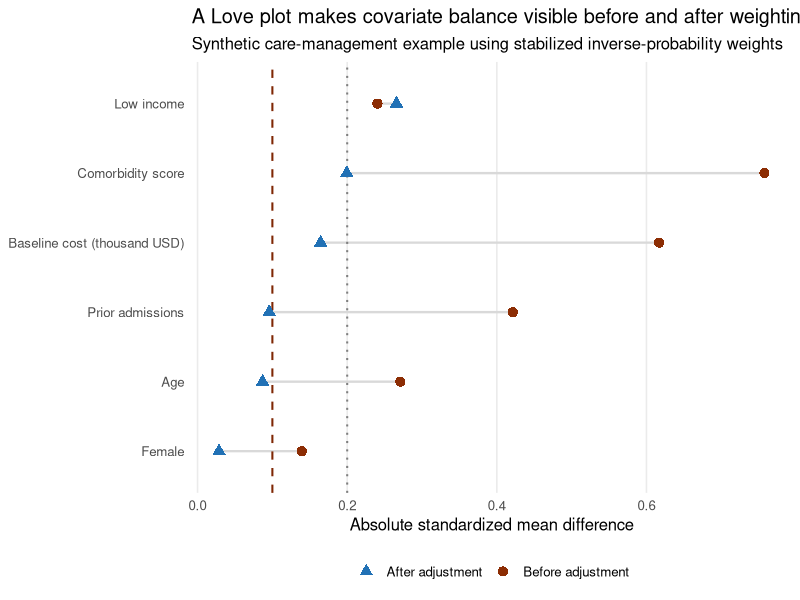
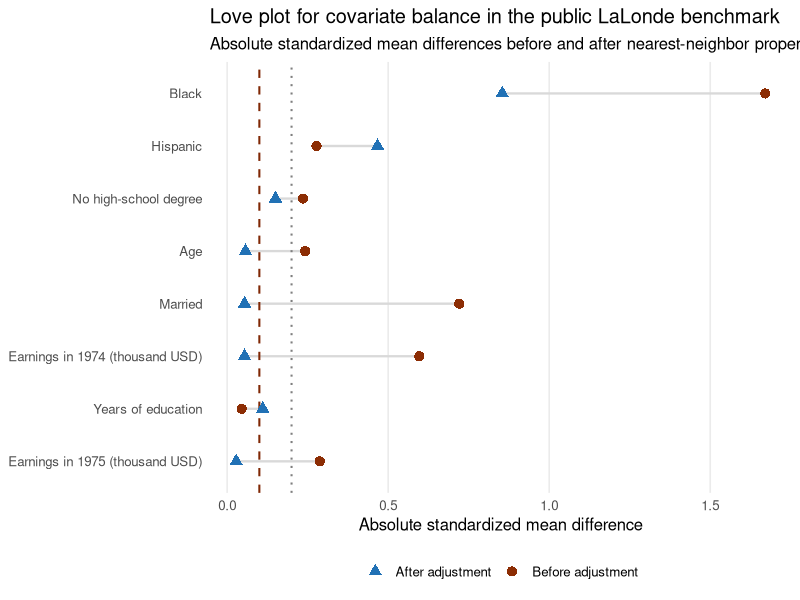

Write the R code that produced these figures, in order.
## ---- chunk 1
library(dplyr)
library(ggplot2)
library(knitr)
library(MatchIt)

format_numeric_table <- function(df, digits = 3) {
  numeric_cols <- vapply(df, is.numeric, logical(1))
  df[numeric_cols] <- lapply(df[numeric_cols], round, digits = digits)
  df
}

weighted_mean <- function(x, w) {
  sum(w * x) / sum(w)
}

weighted_var <- function(x, w) {
  mu <- weighted_mean(x, w)
  sum(w * (x - mu)^2) / sum(w)
}

smd_numeric <- function(x, z, w = NULL) {
  if (is.null(w)) {
    w <- rep(1, length(x))
  }

  xt <- x[z == 1]
  xc <- x[z == 0]
  wt <- w[z == 1]
  wc <- w[z == 0]

  vt <- weighted_var(xt, wt)
  vc <- weighted_var(xc, wc)

  if ((vt + vc) == 0) {
    return(0)
  }

  (weighted_mean(xt, wt) - weighted_mean(xc, wc)) / sqrt((vt + vc) / 2)
}

compute_balance <- function(data, covariates, treat_var, weight_list, labels) {
  z <- data[[treat_var]]

  balance_rows <- lapply(names(weight_list), function(sample_label) {
    w <- weight_list[[sample_label]]

    data.frame(
      covariate = covariates,
      sample = sample_label,
      smd = vapply(covariates, function(v) smd_numeric(data[[v]], z, w), numeric(1)),
      row.names = NULL
    )
  })

  bind_rows(balance_rows) |>
    mutate(
      abs_smd = abs(smd),
      covariate_label = unname(labels[covariate])
    )
}

build_love_plot <- function(balance_df, title, subtitle) {
  segment_df <- balance_df |>
    group_by(covariate_label) |>
    summarize(
      min_abs_smd = min(abs_smd),
      max_abs_smd = max(abs_smd),
      .groups = "drop"
    ) |>
    arrange(min_abs_smd)

  plot_df <- balance_df |>
    mutate(
      covariate_label = factor(covariate_label, levels = segment_df$covariate_label)
    )

  ggplot(plot_df, aes(x = abs_smd, y = covariate_label, color = sample, shape = sample)) +
    geom_segment(
      data = segment_df,
      aes(
        x = min_abs_smd,
        xend = max_abs_smd,
        y = covariate_label,
        yend = covariate_label
      ),
      inherit.aes = FALSE,
      linewidth = 0.8,
      color = "#d9d9d9"
    ) +
    geom_vline(xintercept = 0.1, linetype = "dashed", linewidth = 0.7, color = "#7f2704") +
    geom_vline(xintercept = 0.2, linetype = "dotted", linewidth = 0.7, color = "#7f7f7f") +
    geom_point(size = 3.1) +
    scale_color_manual(values = c("Before adjustment" = "#8c2d04", "After adjustment" = "#2171b5")) +
    scale_shape_manual(values = c("Before adjustment" = 16, "After adjustment" = 17)) +
    labs(
      title = title,
      subtitle = subtitle,
      x = "Absolute standardized mean difference",
      y = NULL,
      color = NULL,
      shape = NULL
    ) +
    theme_minimal(base_size = 12) +
    theme(
      panel.grid.major.y = element_blank(),
      panel.grid.minor = element_blank(),
      legend.position = "bottom"
    )
}
## ---- chunk 2
set.seed(2027)

n_patients <- 1200

synthetic_balance_data <- data.frame(
  age = rnorm(n_patients, mean = 67, sd = 10),
  prior_admissions = rpois(n_patients, lambda = 1.4),
  comorbidity_score = rnorm(n_patients, mean = 0, sd = 1),
  female = rbinom(n_patients, size = 1, prob = 0.55),
  low_income = rbinom(n_patients, size = 1, prob = 0.32),
  baseline_cost_k = rgamma(n_patients, shape = 4, scale = 1.6)
)

synthetic_treat_lp <- with(
  synthetic_balance_data,
  -0.8 +
    0.035 * age +
    0.40 * prior_admissions +
    0.85 * comorbidity_score +
    0.55 * low_income -
    0.18 * female +
    0.20 * baseline_cost_k
)

synthetic_balance_data$treat <- rbinom(
  n_patients,
  size = 1,
  prob = plogis(synthetic_treat_lp)
)

synthetic_ps_model <- glm(
  treat ~ age + prior_admissions + comorbidity_score + female + low_income + baseline_cost_k,
  data = synthetic_balance_data,
  family = binomial()
)

synthetic_ps <- pmin(
  pmax(predict(synthetic_ps_model, type = "response"), 0.025),
  0.975
)

treat_rate <- mean(synthetic_balance_data$treat)

synthetic_weights <- ifelse(
  synthetic_balance_data$treat == 1,
  treat_rate / synthetic_ps,
  (1 - treat_rate) / (1 - synthetic_ps)
)

synthetic_covariates <- c(
  "age",
  "prior_admissions",
  "comorbidity_score",
  "female",
  "low_income",
  "baseline_cost_k"
)

synthetic_labels <- c(
  age = "Age",
  prior_admissions = "Prior admissions",
  comorbidity_score = "Comorbidity score",
  female = "Female",
  low_income = "Low income",
  baseline_cost_k = "Baseline cost (thousand USD)"
)

synthetic_balance <- compute_balance(
  data = synthetic_balance_data,
  covariates = synthetic_covariates,
  treat_var = "treat",
  weight_list = list(
    "Before adjustment" = rep(1, nrow(synthetic_balance_data)),
    "After adjustment" = synthetic_weights
  ),
  labels = synthetic_labels
)

synthetic_summary <- data.frame(
  sample_size = nrow(synthetic_balance_data),
  treatment_rate = mean(synthetic_balance_data$treat),
  mean_propensity_score = mean(synthetic_ps),
  max_weight = max(synthetic_weights),
  mean_weight = mean(synthetic_weights)
)

synthetic_balance_table <- merge(
  subset(
    synthetic_balance,
    sample == "Before adjustment",
    select = c("covariate_label", "abs_smd")
  ),
  subset(
    synthetic_balance,
    sample == "After adjustment",
    select = c("covariate_label", "abs_smd")
  ),
  by = "covariate_label",
  suffixes = c("_before", "_after")
)

synthetic_balance_table <- synthetic_balance_table |>
  arrange(desc(abs_smd_before))

knitr::kable(
  format_numeric_table(synthetic_summary, digits = 3),
  caption = "Synthetic propensity-score weighting setup for the Love plot"
)

knitr::kable(
  format_numeric_table(synthetic_balance_table, digits = 3),
  caption = "Absolute standardized mean differences before and after weighting in the synthetic example"
)
## ---- chunk 3
synthetic_love_plot <- build_love_plot(
  synthetic_balance,
  title = "A Love plot makes covariate balance visible before and after weighting",
  subtitle = "Synthetic care-management example using stabilized inverse-probability weights"
)

synthetic_love_plot
## ---- chunk 4
data("lalonde", package = "MatchIt")

lalonde_plot_data <- lalonde |>
  mutate(
    black = as.integer(race == "black"),
    hispan = as.integer(race == "hispan"),
    re74_k = re74 / 1000,
    re75_k = re75 / 1000
  )

lalonde_match <- MatchIt::matchit(
  treat ~ age + educ + black + hispan + married + nodegree + re74_k + re75_k,
  data = lalonde_plot_data,
  method = "nearest",
  ratio = 1
)

lalonde_covariates <- c(
  "age",
  "educ",
  "black",
  "hispan",
  "married",
  "nodegree",
  "re74_k",
  "re75_k"
)

lalonde_labels <- c(
  age = "Age",
  educ = "Years of education",
  black = "Black",
  hispan = "Hispanic",
  married = "Married",
  nodegree = "No high-school degree",
  re74_k = "Earnings in 1974 (thousand USD)",
  re75_k = "Earnings in 1975 (thousand USD)"
)

lalonde_balance <- compute_balance(
  data = lalonde_plot_data,
  covariates = lalonde_covariates,
  treat_var = "treat",
  weight_list = list(
    "Before adjustment" = rep(1, nrow(lalonde_plot_data)),
    "After adjustment" = lalonde_match$weights
  ),
  labels = lalonde_labels
)

lalonde_summary <- data.frame(
  sample_size = nrow(lalonde_plot_data),
  treated_share = mean(lalonde_plot_data$treat),
  matched_units = sum(lalonde_match$weights > 0),
  treated_matched = sum(lalonde_plot_data$treat == 1 & lalonde_match$weights > 0),
  control_matched = sum(lalonde_plot_data$treat == 0 & lalonde_match$weights > 0)
)

lalonde_balance_table <- merge(
  subset(
    lalonde_balance,
    sample == "Before adjustment",
    select = c("covariate_label", "abs_smd")
  ),
  subset(
    lalonde_balance,
    sample == "After adjustment",
    select = c("covariate_label", "abs_smd")
  ),
  by = "covariate_label",
  suffixes = c("_before", "_after")
)

lalonde_balance_table <- lalonde_balance_table |>
  arrange(desc(abs_smd_before))

knitr::kable(
  format_numeric_table(lalonde_summary, digits = 1),
  caption = "Public LaLonde benchmark setup for the Love plot example"
)

knitr::kable(
  format_numeric_table(lalonde_balance_table, digits = 3),
  caption = "Absolute standardized mean differences before and after nearest-neighbor matching in the LaLonde benchmark"
)
## ---- chunk 5
lalonde_love_plot <- build_love_plot(
  lalonde_balance,
  title = "Love plot for covariate balance in the public LaLonde benchmark",
  subtitle = "Absolute standardized mean differences before and after nearest-neighbor propensity-score matching"
)

lalonde_love_plot
